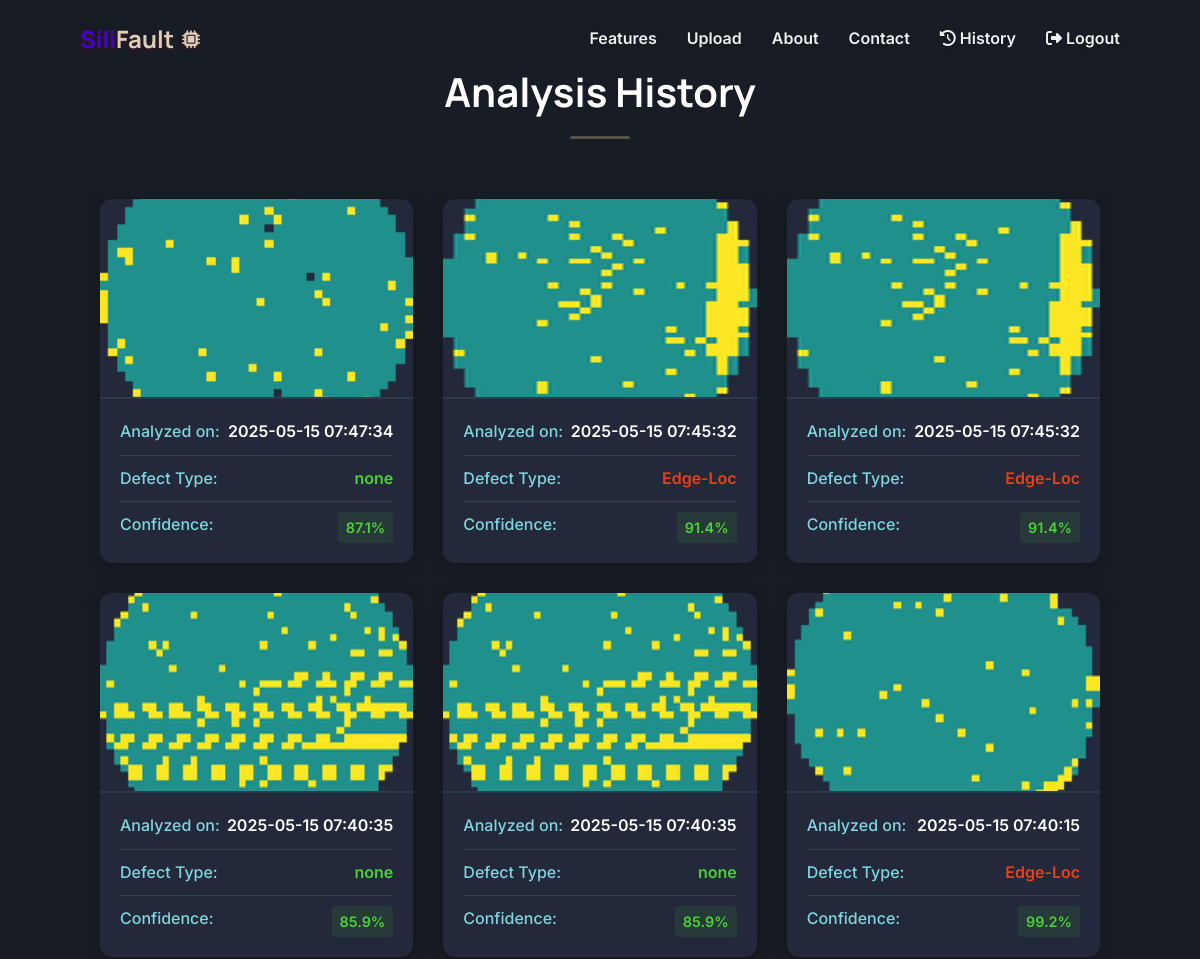
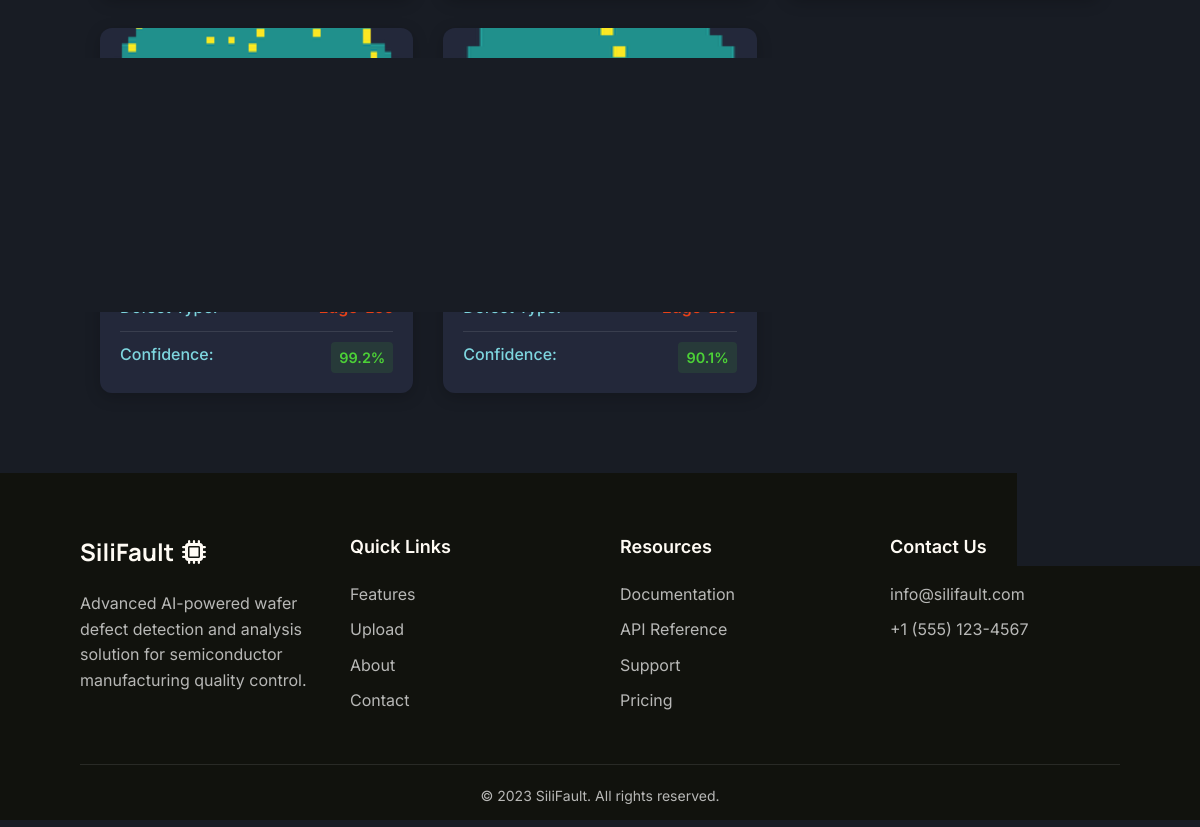
The page /history (signed in) on the database its author committed (2 pictures, top to bottom).
### models/prediction.py (models this page shows, shortened)
class Prediction(db.Model):
    id = db.Column(db.Integer, primary_key=True)
    user_id = db.Column(db.Integer, db.ForeignKey('user.id'), nullable=False)
    image_path = db.Column(db.String(255), nullable=False)
    defect_type = db.Column(db.String(100), nullable=False)
    confidence = db.Column(db.Float, nullable=False)
    timestamp = db.Column(db.DateTime, default=datetime.utcnow)
    user = db.relationship('User', backref=db.backref('predictions', lazy=True))

### app.py (the view)
@app.route('/history')
@login_required
def history():
    predictions = Prediction.query.filter_by(user_id=current_user.id).order_by(Prediction.timestamp.desc()).all()
    return render_template('history.html', predictions=predictions)

### app.py (called while the page is built)
@login_manager.user_loader
def load_user(user_id):
    return User.query.get(int(user_id))

### templates/history.html (shortened to what this page needs)
{% extends "base.html" %}
{% block content %}
<section class="history-section">
    <div class="container">
        <h2 class="section-title animate__animated animate__fadeInDown">Analysis History</h2>
        <div class="history-grid">
            {% if predictions %}
                {% for prediction in predictions %}
                    <div class="prediction-card animate__animated animate__fadeInUp">                        <div class="prediction-image">
                            <img src="{{ url_for('static', filename='uploads/' + prediction.image_path) }}" alt="Wafer image">
                        </div>
                        <div class="prediction-details">
                            <div class="prediction-item">
                                <span class="label">Analyzed on:</span>
                                <span class="value">{{ prediction.timestamp.strftime('%Y-%m-%d %H:%M:%S') }}</span>
                            </div>
                            <div class="prediction-item">
                                <span class="label">Defect Type:</span>
                                <span class="value {% if prediction.defect_type == 'none' %}status-pass{% else %}status-fail{% endif %}">
                                    {{ prediction.defect_type }}
                                </span>
                            </div>
                            <div class="prediction-item">
                                <span class="label">Confidence:</span>
                                <span class="value confidence-badge {% if prediction.confidence > 80 %}high-confidence{% elif prediction.confidence > 50 %}medium-confidence{% else %}low-confidence{% endif %}">
                                    {{ "%.1f"|format(prediction.confidence) }}%
                                </span>
                            </div>
                        </div>
                    </div>
                {% endfor %}
            {% endif %}
        </div>
    </div>
</section>
{% endblock %}

### templates/base.html (shortened to what this page needs)
<!DOCTYPE html>
<html lang="en">
<head>
    <link rel="stylesheet" href="https://cdnjs.cloudflare.com/ajax/libs/font-awesome/6.4.0/css/all.min.css">
    <link rel="stylesheet" href="{{ url_for('static', filename='css/style.css') }}">
</head>
<body class="{% block body_class %}{% endblock %}">
    <header>
        <div class="container">
            <nav class="navbar">
                <a href="/" class="logo">Sili<span>Fault</span><i class="fas fa-microchip logo-icon"></i></a>
                <ul class="nav-links">
                    <li><a href="/features">Features</a></li>
                    <li><a href="/upload">Upload</a></li>
                    <li><a href="/about">About</a></li>
                    <li><a href="/contact">Contact</a></li>
                    {% if current_user.is_authenticated %}
                        <li><a href="/history"><i class="fas fa-history"></i> History</a></li>
                        <li><a href="{{ url_for('logout') }}"><i class="fas fa-sign-out-alt"></i> Logout</a></li>
                    {% else %}
                        <li><a href="{{ url_for('login') }}"><i class="fas fa-sign-in-alt"></i> Login</a></li>
                    {% endif %}
                </ul>
            </nav>
        </div>
    </header>
    <main>
        {% block content %}{% endblock %}
    </main>
    <footer>
        <div class="container">
            <div class="footer-content">
                <div class="footer-about">
                    <div class="footer-logo">SiliFault <i class="fas fa-microchip"></i></div>
                    <p class="footer-text">Advanced AI-powered wafer defect detection and analysis solution for semiconductor manufacturing quality control.</p>
                </div>
                <div class="footer-links-container">
                    <h3 class="footer-title">Quick Links</h3>
                    <ul class="footer-links">
                        <li><a href="/features">Features</a></li>
                        <li><a href="/upload">Upload</a></li>
                        <li><a href="/about">About</a></li>
                        <li><a href="/contact">Contact</a></li>
                    </ul>
                </div>
                <div class="footer-links-container">
                    <h3 class="footer-title">Resources</h3>
                    <ul class="footer-links">
                        <li><a href="#">Documentation</a></li>
                        <li><a href="#">API Reference</a></li>
                        <li><a href="#">Support</a></li>
                        <li><a href="#">Pricing</a></li>
                    </ul>
                </div>
                <div class="footer-contact">
                    <h3 class="footer-title">Contact Us</h3>
                    <ul class="footer-links">
                        <li><a href="mailto:info@silifault.com">info@silifault.com</a></li>
                        <li><a href="tel:+15551234567">+1 (555) 123-4567</a></li>
                    </ul>
                </div>
            </div>
            <div class="copyright">
                <p>&copy; 2023 SiliFault. All rights reserved.</p>
            </div>
        </div>
    </footer>
</body>
</html>

### static/css/style.css (style rules this page uses)
:root { --primary-color: #565449; --secondary-color: #11120D; --accent-color: #D8CFBC; --dark-color: #11120D; --light-color: #FFFBF4; --gray-color: #8A94A6; --success-color: #78866B; --danger-color: #8B0000; --warning-color: #A58D69; --body-font: 'Inter', sans-serif; --heading-font: 'Manrope', sans-serif; }
* { margin: 0; padding: 0; box-sizing: border-box; }
body { font-family: var(--body-font); color: var(--dark-color); background-color: var(--light-color); line-height: 1.6; overflow-x: hidden; }
a { text-decoration: none; color: var(--primary-color); transition: all 0.7s ease; }
.container { width: 90%; max-width: 1200px; margin: 0 auto; padding: 0 20px; }
.section-title { font-family: var(--heading-font); font-size: 32px; margin-bottom: 30px; text-align: center; font-weight: 700; position: relative; padding-bottom: 15px; }
.section-title::after { content: ''; position: absolute; bottom: 0; left: 50%; transform: translateX(-50%); width: 60px; height: 3px; background-color: var(--primary-color); border-radius: 3px; }
header { position: fixed; top: 0; left: 0; width: 100%; z-index: 100; background-color: transparent; box-shadow: none; transition: all 0.3s ease; }
.navbar { display: flex; justify-content: space-between; align-items: center; padding: 20px 0; }
.logo { font-family: var(--heading-font); font-size: 24px; font-weight: 700; color: rgb(62, 4, 208); display: flex; align-items: center; text-shadow: 0 1px 3px rgba(196, 9, 9, 0.3); }
.logo span { color: var(--accent-color); }
.logo-icon { margin-left: 8px; color: var(--accent-color); font-size: 18px; }
.nav-links { display: flex; list-style: none; }
.nav-links li { margin-left: 30px; }
.nav-links a { color: rgb(237, 240, 238); font-weight: 600; position: relative; text-shadow: 0 1px 3px rgba(0, 0, 0, 0.3); }
.nav-links a::after { content: ''; position: absolute; bottom: -5px; left: 0; width: 0; height: 2px; background-color: var(--accent-color); transition: width 0.3s ease; }
footer { background-color: var(--secondary-color); color: var(--light-color); padding: 60px 0 20px; }
.footer-content { display: grid; grid-template-columns: repeat(auto-fit, minmax(200px, 1fr)); gap: 40px; margin-bottom: 40px; }
.footer-logo { font-family: var(--heading-font); font-size: 24px; font-weight: 700; margin-bottom: 20px; display: flex; align-items: center; gap: 8px; }
.footer-text { color: rgba(255, 255, 255, 0.7); margin-bottom: 20px; }
.footer-title { font-size: 18px; font-weight: 600; margin-bottom: 20px; }
.footer-links { list-style: none; }
.footer-links li { margin-bottom: 10px; }
.footer-links a { color: rgba(255, 255, 255, 0.7); transition: all 0.3s ease; }
.copyright { text-align: center; padding-top: 20px; border-top: 1px solid rgba(255, 255, 255, 0.1); color: rgba(255, 255, 255, 0.7); font-size: 14px; }

### templates/base.html (style rules this page uses)
.nav-links a { position: relative; transition: color 0.3s ease; }
.nav-links a::after { content: ''; position: absolute; width: 0; height: 2px; bottom: -4px; left: 0; background-color: #007bff; transition: width 0.3s ease; }
.logo { transition: transform 0.3s ease; }
.logo-icon { transition: transform 0.3s ease; }
.footer-links a { position: relative; transition: color 0.3s ease; }
.footer-content { animation: fadeIn 0.8s ease-out; }
body { opacity: 0; animation: fadeIn 0.5s ease-out forwards; }

### rows shown on the page
Prediction: image_path (picture), timestamp "2025-05-15 07:47:34", defect_type "none", confidence "87.1"
Prediction: image_path (picture), timestamp "2025-05-15 07:45:32", defect_type "Edge-Loc", confidence "91.4"
Prediction: image_path (picture), timestamp "2025-05-15 07:45:32", defect_type "Edge-Loc", confidence "91.4"
Prediction: image_path (picture), timestamp "2025-05-15 07:40:35", defect_type "none", confidence "85.9"
Prediction: image_path (picture), timestamp "2025-05-15 07:40:35", defect_type "none", confidence "85.9"
Prediction: image_path (picture), timestamp "2025-05-15 07:40:15", defect_type "Edge-Loc", confidence "99.2"
Prediction: image_path (picture), defect_type "Edge-Loc", confidence "99.2"
Prediction: image_path (picture), defect_type "Edge-Loc", confidence "90.1"
